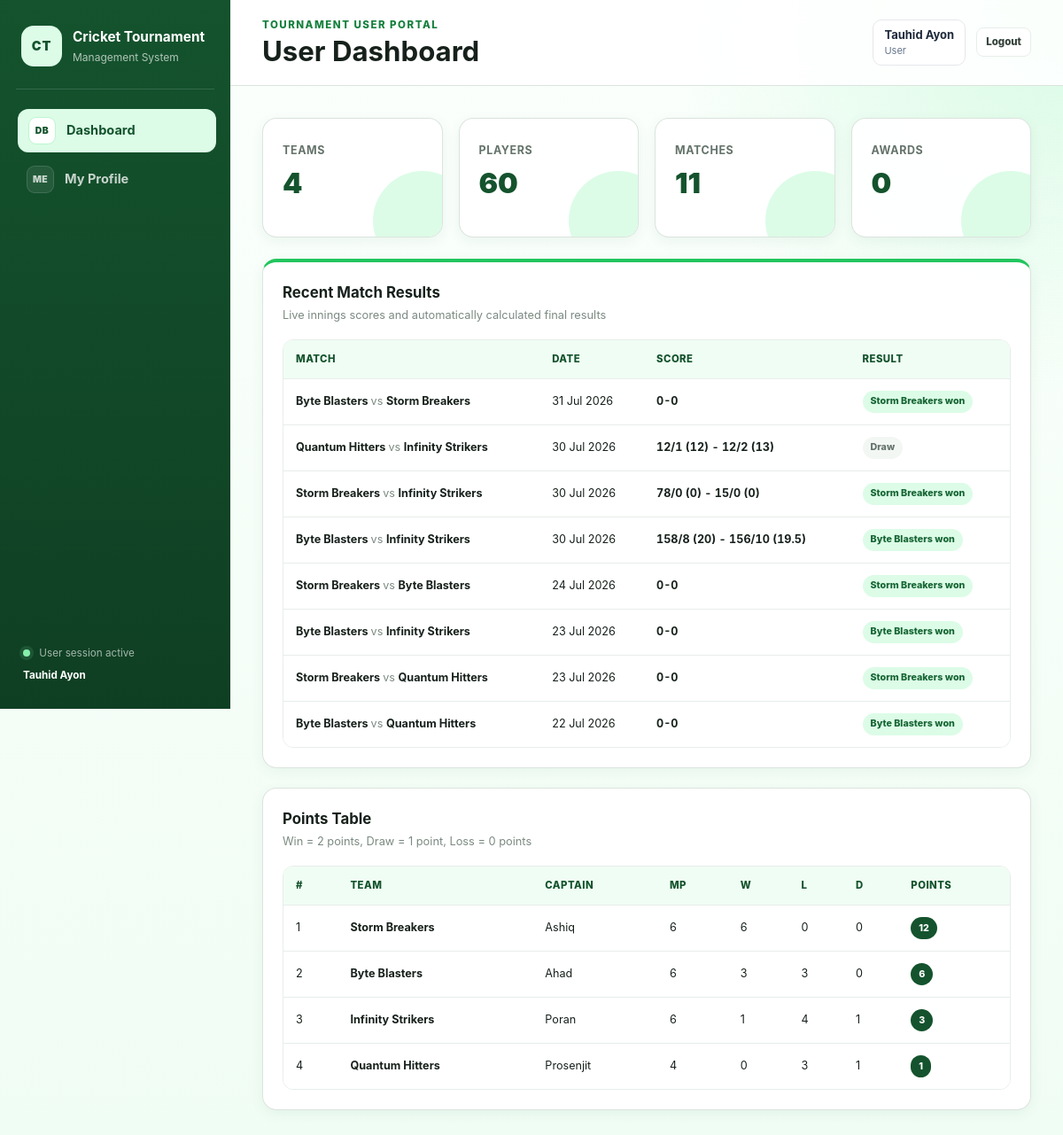
/user_dashboard.php (signed in), run on the app's committed database.
### tables this page shows
CREATE TABLE `matches` (
  `match_id` int NOT NULL,
  `team1_id` int NOT NULL,
  `team2_id` int NOT NULL,
  `match_date` date NOT NULL,
  `team1_score` int DEFAULT NULL,
  `team1_wickets` tinyint UNSIGNED DEFAULT NULL,
  `team1_overs` decimal(5,1) DEFAULT NULL,
  `team2_score` int DEFAULT NULL,
  `team2_wickets` tinyint UNSIGNED DEFAULT NULL,
  `team2_overs` decimal(5,1) DEFAULT NULL,
  `result_status` enum('pending','live','completed','draw') NOT NULL DEFAULT 'pending',
  `winner_team_id` int DEFAULT NULL
);

CREATE TABLE `team` (
  `team_id` int NOT NULL,
  `team_name` varchar(100) NOT NULL,
  `captain_name` varchar(100) NOT NULL
);

### includes/functions.php (called while the page is built, shortened)
<?php
function h(mixed $value): string
{
    return htmlspecialchars(
        (string) $value,
        ENT_QUOTES,
        'UTF-8'
    );
}
function format_date(
    ?string $date
): string {
    try {
        return
            (new DateTime($date))
                ->format('d M Y');
    } catch (Exception) {
        return $date;
    }
}
function format_cricket_overs(
    mixed $overs
): string {
    $formatted = number_format(
        (float) $overs,
        1,
        '.',
        ''
    );
    return str_ends_with(
        $formatted,
        '.0'
    )
        ? substr($formatted, 0, -2)
        : $formatted;
}
function format_innings_score(
    mixed $runs,
    mixed $wickets,
    mixed $overs
): string {
    $safeRuns =
        $runs === null ||
        $runs === ''
            ? 0
            : max(0, (int) $runs);
    $safeWickets =
        $wickets === null ||
        $wickets === ''
            ? 0
            : min(
                10,
                max(0, (int) $wickets)
            );
    return sprintf(
        '%d/%d (%s)',
        $safeRuns,
        $safeWickets,
        format_cricket_overs($overs)
    );
}
function format_match_score(
    array $match
): string {
    $scoreFields = [
        $match['team1_score'] ?? null,
        $match['team1_wickets'] ?? null,
        $match['team1_overs'] ?? null,
        $match['team2_score'] ?? null,
        $match['team2_wickets'] ?? null,
        $match['team2_overs'] ?? null,
    ];
    $hasAnyScore = array_filter(
        $scoreFields,
        static fn (mixed $value): bool =>
            $value !== null &&
            $value !== ''
    ) !== [];
    if (!$hasAnyScore) {
        return '0-0';
    }
    return
        format_innings_score(
            $match['team1_score'] ?? null,
            $match['team1_wickets'] ?? null,
            $match['team1_overs'] ?? null
        ) .
        ' - ' .
        format_innings_score(
            $match['team2_score'] ?? null,
            $match['team2_wickets'] ?? null,
            $match['team2_overs'] ?? null
        );
}
function current_user_name(): string
{
    return (string) (
        $_SESSION['auth_user']['full_name']
        ?? ''
    );
}
function current_user_role(): string
{
    return (string) (
        $_SESSION['auth_user']['role']
        ?? 'guest'
    );
}
function role_label(
    ?string $role = null
): string {
    $resolvedRole =
        $role ?? current_user_role();
    return match ($resolvedRole) {
        'super_admin' => 'Super Admin',
        'admin' => 'Admin',
        'user' => 'User',
        default => 'Guest',
    };
}

### user_dashboard.php (the view, shortened to what this page needs)
<?php
require_once __DIR__ .
    '/includes/bootstrap.php';
$pageTitle = 'User Dashboard';
$activePage = 'user-dashboard';
$counts = [
    'teams' =>
        (int) $pdo
            ->query(
                'SELECT COUNT(*)
                 FROM team'
            )
            ->fetchColumn(),
    'players' =>
        (int) $pdo
            ->query(
                'SELECT COUNT(*)
                 FROM player'
            )
            ->fetchColumn(),
    'matches' =>
        (int) $pdo
            ->query(
                'SELECT COUNT(*)
                 FROM matches'
            )
            ->fetchColumn(),
    'awards' =>
        (int) $pdo
            ->query(
                'SELECT COUNT(*)
                 FROM match_award'
            )
            ->fetchColumn(),
];
$recentMatches = $pdo->query(
    'SELECT
        m.match_id,
        m.match_date,
        m.team1_score,
        m.team1_wickets,
        m.team1_overs,
        m.team2_score,
        m.team2_wickets,
        m.team2_overs,
        m.result_status,
        t1.team_name AS team1_name,
        t2.team_name AS team2_name,
        tw.team_name AS winner_name
     FROM matches m
     JOIN team t1
        ON t1.team_id = m.team1_id
     JOIN team t2
        ON t2.team_id = m.team2_id
     LEFT JOIN team tw
        ON tw.team_id =
            m.winner_team_id
     ORDER BY
        m.match_date DESC,
        m.match_id DESC
     LIMIT 8'
)->fetchAll();
$standings = $pdo->query(
    'SELECT
        t.team_name,
        t.captain_name,
        COALESCE(
            pt.matches_played,
            0
        ) AS matches_played,
        COALESCE(
            pt.wins,
            0
        ) AS wins,
        COALESCE(
            pt.losses,
            0
        ) AS losses,
        COALESCE(
            pt.draws,
            0
        ) AS draws,
        COALESCE(
            pt.points,
            0
        ) AS points
     FROM team t
     LEFT JOIN points_table pt
        ON pt.team_id = t.team_id
     ORDER BY
        points DESC,
        wins DESC,
        draws DESC,
        t.team_name'
)->fetchAll();
require __DIR__ .
    '/includes/header.php';
?>
<div class="stats-grid">
    <article class="stat-card">
        <span class="stat-label">
            Teams
        </span>
        <strong class="stat-value">
            <?= $counts['teams'] ?>
        </strong>
    </article>
    <article class="stat-card">
        <span class="stat-label">
            Players
        </span>
        <strong class="stat-value">
            <?= $counts['players'] ?>
        </strong>
    </article>
    <article class="stat-card">
        <span class="stat-label">
            Matches
        </span>
        <strong class="stat-value">
            <?= $counts['matches'] ?>
        </strong>
    </article>
    <article class="stat-card">
        <span class="stat-label">
            Awards
        </span>
        <strong class="stat-value">
            <?= $counts['awards'] ?>
        </strong>
    </article>
</div>
<section class="card card-accent">
    <div class="card-header">
        <div>
            <h2>
                Recent Match Results
            </h2>
            <p>
                Live innings scores and automatically calculated final results
            </p>
        </div>
    </div>
    <div class="table-wrap">
        <table>
            <thead>
            <tr>
                <th>Match</th>
                <th>Date</th>
                <th>Score</th>
                <th>Result</th>
            </tr>
            </thead>
            <tbody>
            <?php foreach (
                $recentMatches as $match
            ): ?>
                <tr>
                    <td>
                        <strong>
                            <?= h($match['team1_name']) ?>
                        </strong>
                        <span class="muted">
                            vs
                        </span>
                        <strong>
                            <?= h($match['team2_name']) ?>
                        </strong>
                    </td>
                    <td>
                        <?= h(
                            format_date(
                                $match['match_date']
                            )
                        ) ?>
                    </td>
                    <td>
                        <strong
                            class="match-score-line"
                            data-live-score-id="<?= (int) $match['match_id'] ?>"
                        >
                            <?= h(
                                format_match_score(
                                    $match
                                )
                            ) ?>
                        </strong>
                    </td>
                    <td>
                        <?php if (
                            $match['result_status'] ===
                            'completed' &&
                            $match['winner_name']
                        ): ?>
                            <span
                                class="badge badge-success"
                                data-live-result-id="<?= (int) $match['match_id'] ?>"
                            >
                                <?= h($match['winner_name']) ?>
                                won
                            </span>
                        <?php elseif (
                            $match['result_status'] ===
                            'draw'
                        ): ?>
                            <span
                                class="badge badge-muted"
                                data-live-result-id="<?= (int) $match['match_id'] ?>"
                            >
                                Draw
                            </span>
                        <?php endif; ?>
                    </td>
                </tr>
            <?php endforeach; ?>
            </tbody>
        </table>
    </div>
</section>
<section
    class="card"
    style="margin-top: 22px;"
>
    <div class="card-header">
        <div>
            <h2>
                Points Table
            </h2>
            <p>
                Win = 2 points, Draw = 1 point, Loss = 0 points
            </p>
        </div>
    </div>
    <div class="table-wrap">
        <table>
            <thead>
            <tr>
                <th>#</th>
                <th>Team</th>
                <th>Captain</th>
                <th>MP</th>
                <th>W</th>
                <th>L</th>
                <th>D</th>
                <th>Points</th>
            </tr>
            </thead>
            <tbody>
            <?php foreach (
                $standings as $index => $row
            ): ?>
                <tr>
                    <td>
                        <?= $index + 1 ?>
                    </td>
                    <td>
                        <strong>
                            <?= h($row['team_name']) ?>
                        </strong>
                    </td>
                    <td>
                        <?= h($row['captain_name']) ?>
                    </td>
                    <td>
                        <?= (int) $row['matches_played'] ?>
                    </td>
                    <td>
                        <?= (int) $row['wins'] ?>
                    </td>
                    <td>
                        <?= (int) $row['losses'] ?>
                    </td>
                    <td>
                        <?= (int) $row['draws'] ?>
                    </td>
                    <td>
                        <span class="badge badge-dark">
                            <?= (int) $row['points'] ?>
                        </span>
                    </td>
                </tr>
            <?php endforeach; ?>
            </tbody>
        </table>
    </div>
</section>
<?php require __DIR__ . '/includes/footer.php'; ?>

### includes/header.php (shortened to what this page needs)
<?php
$pageTitle =
    $pageTitle ??
    'Cricket Tournament';
$activePage =
    $activePage ?? '';
$pendingRegistrationCount = 0;
if (is_super_admin()) {
    $navigation = [
        'users' => [
            'label' =>
                'Account Management',
            'href' =>
                'users.php',
            'icon' =>
                'AC',
            'count' =>
                $pendingRegistrationCount,
        ],
        'profile' => [
            'label' =>
                'My Profile',
            'href' =>
                'profile.php',
            'icon' =>
                'ME',
        ],
    ];
} else {
    $navigation = [
        'user-dashboard' => [
            'label' =>
                'Dashboard',
            'href' =>
                'user_dashboard.php',
            'icon' =>
                'DB',
        ],
        'profile' => [
            'label' =>
                'My Profile',
            'href' =>
                'profile.php',
            'icon' =>
                'ME',
        ],
    ];
}
$portalLabel =
    match (current_user_role()) {
        'super_admin' =>
            'System Account Administration',
        'admin' =>
            'Tournament Administration',
        default =>
            'Tournament User Portal',
    };
?>
<!DOCTYPE html>
<html lang="en">
<head>
    <link
        rel="stylesheet"
        href="assets/css/style.css"
    >
</head>
<body>
<div class="app-shell">
    <aside
        class="sidebar"
        id="sidebar"
    >
        <div class="brand">
            <div class="brand-mark">
                CT
            </div>
            <div>
                <strong>
                    Cricket Tournament
                </strong>
                <span>
                    Management System
                </span>
            </div>
        </div>
        <nav class="sidebar-nav">
            <?php foreach (
                $navigation as $key => $item
            ): ?>
                <a
                    class="nav-link <?= $activePage === $key ? 'active' : '' ?>"
                    href="<?= h($item['href']) ?>"
                >
                    <span class="nav-icon">
                        <?= h($item['icon']) ?>
                    </span>
                    <span class="nav-label">
                        <?= h($item['label']) ?>
                    </span>
                </a>
            <?php endforeach; ?>
        </nav>
        <div class="sidebar-footer">
            <div>
                <span class="status-dot"></span>
                <?= h(role_label()) ?>
                session active
            </div>
            <div class="sidebar-user-name">
                <?= h(current_user_name()) ?>
            </div>
        </div>
    </aside>
    <main class="main-content">
        <header class="topbar">
            <div>
                <p class="eyebrow">
                    <?= h($portalLabel) ?>
                </p>
                <h1>
                    <?= h($pageTitle) ?>
                </h1>
            </div>
            <div class="topbar-account">
                <a
                    class="account-chip"
                    href="profile.php"
                >
                    <span>
                        <strong>
                            <?= h(current_user_name()) ?>
                        </strong>
                        <small>
                            <?= h(role_label()) ?>
                        </small>
                    </span>
                </a>
                <form
                    method="post"
                    action="logout.php"
                    class="inline-form"
                >
                    <button
                        type="submit"
                        class="btn btn-light btn-sm"
                    >
                        Logout
                    </button>
                </form>
            </div>
        </header>
        <section class="content-area">

### includes/footer.php (shortened to what this page needs)
        </section>
    </main>
</div>
</body>
</html>

### data on the page
matches: team1.team_name "Byte Blasters", team2.team_name "Storm Breakers", match_date "31 Jul 2026", match "0-0"
matches: team1.team_name "Quantum Hitters", team2.team_name "Infinity Strikers", match_date "30 Jul 2026", team1_score+team1_wickets+team1_overs "12/1 (12) - 12/2 (13)"
matches: team1.team_name "Storm Breakers", team2.team_name "Infinity Strikers", match_date "30 Jul 2026", team1_score+team1_wickets+team1_overs "78/0 (0) - 15/0 (0)"
matches: team1.team_name "Byte Blasters", team2.team_name "Infinity Strikers", match_date "30 Jul 2026", team1_score+team1_wickets+team1_overs "158/8 (20) - 156/10 (19.5)"
matches: team1.team_name "Storm Breakers", team2.team_name "Byte Blasters", match_date "24 Jul 2026", match "0-0"
matches: team1.team_name "Byte Blasters", team2.team_name "Infinity Strikers", match_date "23 Jul 2026", match "0-0"
matches: team1.team_name "Storm Breakers", team2.team_name "Quantum Hitters", match_date "23 Jul 2026", match "0-0"
matches: team1.team_name "Byte Blasters", team2.team_name "Quantum Hitters", match_date "22 Jul 2026", match "0-0"
team: team_name "Storm Breakers", captain_name "Ashiq", matches_played "6", wins "6", losses "0", draws "0", points "12"
team: team_name "Byte Blasters", captain_name "Ahad", matches_played "6", wins "3", losses "3", draws "0", points "6"
team: team_name "Infinity Strikers", captain_name "Poran", matches_played "6", wins "1", losses "4", draws "1", points "3"
team: team_name "Quantum Hitters", captain_name "Prosenjit", matches_played "4", wins "0", losses "3", draws "1", points "1"

### other printed values
$item['icon'] "DB"
$item['label'] "Dashboard"
$item['icon'] "ME"
$item['label'] "My Profile"
role_label() "User"
current_user_name() "Tauhid Ayon"
$portalLabel "TOURNAMENT USER PORTAL"
$pageTitle "User Dashboard"
$counts['teams'] "4"
$counts['players'] "60"
$counts['matches'] "11"
$counts['awards'] "0"
